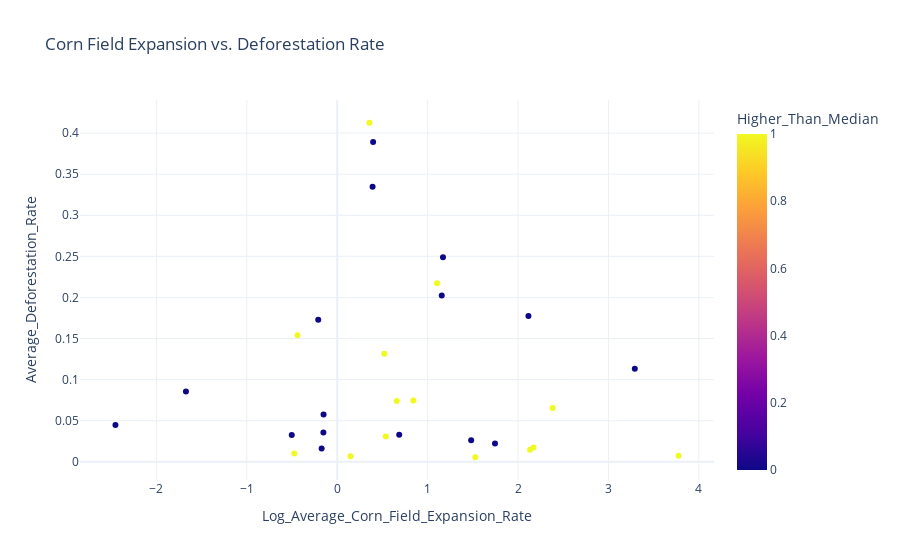

Notebook code for this chart:
### Code cell
import plotly.express as px

# Assuming you have your 'positive_df' DataFrame with 'Country', 'Average_Corn_Field_Expansion_Rate(%)',
# 'Average_Deforestation_Rate(%)', and 'Higher_Than_Median'

# Create an interactive scatter plot
fig = px.scatter(
    positive_df, 
    x='Log_Average_Corn_Field_Expansion_Rate', 
    y='Average_Deforestation_Rate', 
    color='Higher_Than_Median', 
    hover_name='Country',  # Display country name on hover
    title='Corn Field Expansion vs. Deforestation Rate',
    labels={
        'Average_Corn_Field_Expansion_Rate(%)': 'Corn Field Expansion Rate (%)',
        'Average_Deforestation_Rate(%)': 'Deforestation Rate (%)'
    },
    size_max=100,
    template="plotly_white"
)

# Show the interactive plot
fig.show()

### Figure 1 — Plotly figure (JSON) as saved in the notebook; plotly's stock layout.template omitted (floating-point values rounded to 4 significant figures)
{"data": [{"hovertemplate": "<b>%{hovertext}</b><br><br>Log_Average_Corn_Field_Expansion_Rate=%{x}<br>Average_Deforestation_Rate=%{y}<br>Higher_Than_Median=%{marker.color}<extra></extra>", "hovertext": ["Albania", "Algeria", "Austria", "Azerbaijan", "Belarus", "Belgium", "Bulgaria", "Canada", "Chile", "China", "Costa Rica", "Croatia", "Cuba", "Czechia", "Dominican Republic", "Germany", "India", "Jamaica", "Kazakhstan", "Nepal", "Netherlands", "New Zealand", "Poland", "Russian Federation", "Syrian Arab Republic", "Türkiye", "Ukraine", "Uruguay", "Uzbekistan", "Viet Nam"], "legendgroup": "", "marker": {"color": [0, 1, 0, 0, 0, 0, 0, 1, 1, 1, 0, 0, 0, 0, 0, 1, 1, 0, 1, 0, 0, 1, 1, 1, 0, 1, 1, 0, 1, 1], "coloraxis": "coloraxis", "symbol": "circle"}, "mode": "markers", "name": "", "orientation": "v", "showlegend": false, "type": "scatter", "x": [-0.503, 3.776, -0.1531, -1.673, 3.292, 0.6857, 1.17, 0.5376, -0.4396, 1.105, -0.2101, -2.453, 0.3971, 1.482, 1.156, 0.1469, 0.6587, 0.3912, 1.527, -0.151, -0.1723, -0.4748, 2.382, 2.171, 1.745, 0.521, 2.134, 2.115, 0.8417, 0.3559], "xaxis": "x", "y": [0.03251, 0.007239, 0.03558, 0.08554, 0.1131, 0.03303, 0.2488, 0.03078, 0.1538, 0.2172, 0.1727, 0.04467, 0.3891, 0.02618, 0.2023, 0.006594, 0.07392, 0.3348, 0.005506, 0.05748, 0.01606, 0.01003, 0.06558, 0.01739, 0.02237, 0.1316, 0.01453, 0.1774, 0.0745, 0.4126], "yaxis": "y"}], "layout": {"coloraxis": {"colorbar": {"title": {"text": "Higher_Than_Median"}}, "colorscale": [[0, "#0d0887"], [0.1111, "#46039f"], [0.2222, "#7201a8"], [0.3333, "#9c179e"], [0.4444, "#bd3786"], [0.5556, "#d8576b"], [0.6667, "#ed7953"], [0.7778, "#fb9f3a"], [0.8889, "#fdca26"], [1, "#f0f921"]]}, "legend": {"tracegroupgap": 0}, "title": {"text": "Corn Field Expansion vs. Deforestation Rate"}, "xaxis": {"anchor": "y", "domain": [0, 1], "title": {"text": "Log_Average_Corn_Field_Expansion_Rate"}}, "yaxis": {"anchor": "x", "domain": [0, 1], "title": {"text": "Average_Deforestation_Rate"}}}}
